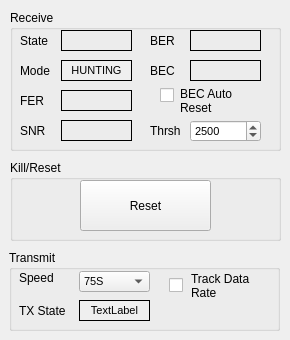
    <widget class="QWidget" name="tabModem">
     <attribute name="title">
      <string>Modem</string>
     </attribute>
     <widget class="QGroupBox" name="groupBox_8">
      <property name="geometry">
       <rect>
        <x>9</x>
        <y>250</y>
        <width>271</width>
        <height>81</height>
       </rect>
      </property>
      <property name="title">
       <string>Transmit</string>
      </property>
      <widget class="QCheckBox" name="checkBoxEnableMATCHDR">
       <property name="geometry">
        <rect>
         <x>160</x>
         <y>20</y>
         <width>16</width>
         <height>31</height>
        </rect>
       </property>
       <property name="toolTip">
        <string>MastchDR (Match Data Rate).  If checked, will set the 
Transmit data rate to that of the last received message.

Typically used by message centers, MatchDR causes the 
message center to respond at the same data rate that 
the connecting station chose.  This permits the exchange to 
be handled at a data rate suitable for band conditions between 
the stations, based on the connecting station's choice.

Note: When MatchDR is checked, the speed.interleave setting
in NOSS is ignored.    </string>
       </property>
       <property name="layoutDirection">
        <enum>Qt::LayoutDirection::LeftToRight</enum>
       </property>
       <property name="autoFillBackground">
        <bool>false</bool>
       </property>
       <property name="text">
        <string/>
       </property>
      </widget>
      <widget class="QComboBox" name="comboBoxSpeedInterleave">
       <property name="geometry">
        <rect>
         <x>70</x>
         <y>21</y>
         <width>71</width>
         <height>21</height>
        </rect>
       </property>
       <property name="font">
        <font>
         <family>Arial</family>
         <pointsize>8</pointsize>
        </font>
       </property>
       <item>
        <property name="text">
         <string>75S</string>
        </property>
       </item>
       <item>
        <property name="text">
         <string>75L</string>
        </property>
       </item>
       <item>
        <property name="text">
         <string>150S</string>
        </property>
       </item>
       <item>
        <property name="text">
         <string>150L</string>
        </property>
       </item>
       <item>
        <property name="text">
         <string>300S</string>
        </property>
       </item>
       <item>
        <property name="text">
         <string>300L</string>
        </property>
       </item>
       <item>
        <property name="text">
         <string>600S</string>
        </property>
       </item>
       <item>
        <property name="text">
         <string>600L</string>
        </property>
       </item>
       <item>
        <property name="text">
         <string>1200S</string>
        </property>
       </item>
       <item>
        <property name="text">
         <string>1200L</string>
        </property>
       </item>
       <item>
        <property name="text">
         <string>2400S</string>
        </property>
       </item>
       <item>
        <property name="text">
         <string>2400L</string>
        </property>
       </item>
       <item>
        <property name="text">
         <string>N/A</string>
        </property>
       </item>
       <item>
        <property name="text">
         <string>N/A</string>
        </property>
       </item>
       <item>
        <property name="text">
         <string>N/A</string>
        </property>
       </item>
       <item>
        <property name="text">
         <string>N/A</string>
        </property>
       </item>
       <item>
        <property name="text">
         <string>N/A</string>
        </property>
       </item>
       <item>
        <property name="text">
         <string>4800U</string>
        </property>
       </item>
      </widget>
      <widget class="QLabel" name="label_12">
       <property name="geometry">
        <rect>
         <x>10</x>
         <y>20</y>
         <width>37</width>
         <height>16</height>
        </rect>
       </property>
       <property name="text">
        <string>Speed</string>
       </property>
      </widget>
      <widget class="QLabel" name="labelTransmitState">
       <property name="geometry">
        <rect>
         <x>70</x>
         <y>50</y>
         <width>71</width>
         <height>21</height>
        </rect>
       </property>
       <property name="font">
        <font>
         <family>Arial</family>
         <pointsize>8</pointsize>
        </font>
       </property>
       <property name="autoFillBackground">
        <bool>true</bool>
       </property>
       <property name="frameShape">
        <enum>QFrame::Shape::Box</enum>
       </property>
       <property name="text">
        <string>TextLabel</string>
       </property>
       <property name="alignment">
        <set>Qt::AlignmentFlag::AlignCenter</set>
       </property>
      </widget>
      <widget class="QLabel" name="label_6">
       <property name="geometry">
        <rect>
         <x>10</x>
         <y>50</y>
         <width>51</width>
         <height>21</height>
        </rect>
       </property>
       <property name="text">
        <string>TX State</string>
       </property>
       <property name="alignment">
        <set>Qt::AlignmentFlag::AlignLeading|Qt::AlignmentFlag::AlignLeft|Qt::AlignmentFlag::AlignVCenter</set>
       </property>
      </widget>
      <widget class="QLabel" name="label_5">
       <property name="geometry">
        <rect>
         <x>182</x>
         <y>10</y>
         <width>81</width>
         <height>51</height>
        </rect>
       </property>
       <property name="text">
        <string>Track Data
Rate</string>
       </property>
       <property name="alignment">
        <set>Qt::AlignmentFlag::AlignLeading|Qt::AlignmentFlag::AlignLeft|Qt::AlignmentFlag::AlignVCenter</set>
       </property>
      </widget>
     </widget>
     <widget class="QGroupBox" name="groupBox">
      <property name="geometry">
       <rect>
        <x>10</x>
        <y>160</y>
        <width>271</width>
        <height>81</height>
       </rect>
      </property>
      <property name="title">
       <string>Kill/Reset</string>
      </property>
      <widget class="QPushButton" name="pushButtonResetRx">
       <property name="geometry">
        <rect>
         <x>70</x>
         <y>20</y>
         <width>131</width>
         <height>51</height>
        </rect>
       </property>
       <property name="text">
        <string>Reset</string>
       </property>
      </widget>
     </widget>
     <widget class="QGroupBox" name="groupBoxStatus">
      <property name="geometry">
       <rect>
        <x>10</x>
        <y>10</y>
        <width>271</width>
        <height>141</height>
       </rect>
      </property>
      <property name="font">
       <font>
        <family>Arial</family>
        <pointsize>9</pointsize>
       </font>
      </property>
      <property name="title">
       <string>Receive</string>
      </property>
      <widget class="QLabel" name="labelReceiveState">
       <property name="geometry">
        <rect>
         <x>51</x>
         <y>20</y>
         <width>71</width>
         <height>21</height>
        </rect>
       </property>
       <property name="font">
        <font>
         <family>Arial</family>
         <pointsize>8</pointsize>
        </font>
       </property>
       <property name="frameShape">
        <enum>QFrame::Shape::Box</enum>
       </property>
       <property name="text">
        <string/>
       </property>
       <property name="alignment">
        <set>Qt::AlignmentFlag::AlignCenter</set>
       </property>
      </widget>
      <widget class="QLabel" name="label_14">
       <property name="geometry">
        <rect>
         <x>10</x>
         <y>20</y>
         <width>41</width>
         <height>21</height>
        </rect>
       </property>
       <property name="font">
        <font>
         <family>Arial</family>
         <pointsize>9</pointsize>
        </font>
       </property>
       <property name="text">
        <string>State</string>
       </property>
      </widget>
      <widget class="QLabel" name="labelReceiveMode">
       <property name="geometry">
        <rect>
         <x>51</x>
         <y>50</y>
         <width>71</width>
         <height>21</height>
        </rect>
       </property>
       <property name="font">
        <font>
         <family>Arial</family>
         <pointsize>8</pointsize>
        </font>
       </property>
       <property name="autoFillBackground">
        <bool>true</bool>
       </property>
       <property name="frameShape">
        <enum>QFrame::Shape::Box</enum>
       </property>
       <property name="text">
        <string>HUNTING</string>
       </property>
       <property name="alignment">
        <set>Qt::AlignmentFlag::AlignCenter</set>
       </property>
      </widget>
      <widget class="QLabel" name="label_9">
       <property name="geometry">
        <rect>
         <x>10</x>
         <y>50</y>
         <width>41</width>
         <height>21</height>
        </rect>
       </property>
       <property name="text">
        <string>Mode</string>
       </property>
      </widget>
      <widget class="QLabel" name="labelFER">
       <property name="geometry">
        <rect>
         <x>51</x>
         <y>80</y>
         <width>71</width>
         <height>21</height>
        </rect>
       </property>
       <property name="font">
        <font>
         <family>Arial</family>
         <pointsize>8</pointsize>
        </font>
       </property>
       <property name="frameShape">
        <enum>QFrame::Shape::Box</enum>
       </property>
       <property name="text">
        <string/>
       </property>
       <property name="alignment">
        <set>Qt::AlignmentFlag::AlignCenter</set>
       </property>
      </widget>
      <widget class="QLabel" name="label_7">
       <property name="geometry">
        <rect>
         <x>10</x>
         <y>80</y>
         <width>41</width>
         <height>21</height>
        </rect>
       </property>
       <property name="text">
        <string>FER</string>
       </property>
      </widget>
      <widget class="QLabel" name="labelSNR">
       <property name="geometry">
        <rect>
         <x>51</x>
         <y>110</y>
         <width>71</width>
         <height>21</height>
        </rect>
       </property>
       <property name="font">
        <font>
         <family>Arial</family>
         <pointsize>8</pointsize>
        </font>
       </property>
       <property name="frameShape">
        <enum>QFrame::Shape::Box</enum>
       </property>
       <property name="alignment">
        <set>Qt::AlignmentFlag::AlignCenter</set>
       </property>
      </widget>
      <widget class="QLabel" name="label_8">
       <property name="geometry">
        <rect>
         <x>10</x>
         <y>110</y>
         <width>41</width>
         <height>21</height>
        </rect>
       </property>
       <property name="text">
        <string>SNR</string>
       </property>
      </widget>
      <widget class="QLabel" name="labelBEC">
       <property name="geometry">
        <rect>
         <x>180</x>
         <y>50</y>
         <width>71</width>
         <height>21</height>
        </rect>
       </property>
       <property name="font">
        <font>
         <family>Arial</family>
         <pointsize>8</pointsize>
        </font>
       </property>
       <property name="frameShape">
        <enum>QFrame::Shape::Box</enum>
       </property>
       <property name="alignment">
        <set>Qt::AlignmentFlag::AlignCenter</set>
       </property>
      </widget>
      <widget class="QLabel" name="label_2">
       <property name="geometry">
        <rect>
         <x>140</x>
         <y>110</y>
         <width>41</width>
         <height>21</height>
        </rect>
       </property>
       <property name="text">
        <string>Thrsh</string>
       </property>
       <property name="alignment">
        <set>Qt::AlignmentFlag::AlignLeading|Qt::AlignmentFlag::AlignLeft|Qt::AlignmentFlag::AlignVCenter</set>
       </property>
      </widget>
      <widget class="QCheckBox" name="checkBoxBECAutoReset">
       <property name="geometry">
        <rect>
         <x>150</x>
         <y>70</y>
         <width>16</width>
         <height>31</height>
        </rect>
       </property>
       <property name="layoutDirection">
        <enum>Qt::LayoutDirection::LeftToRight</enum>
       </property>
       <property name="text">
        <string/>
       </property>
      </widget>
      <widget class="QLabel" name="label">
       <property name="geometry">
        <rect>
         <x>140</x>
         <y>20</y>
         <width>41</width>
         <height>21</height>
        </rect>
       </property>
       <property name="font">
        <font>
         <family>Arial</family>
         <pointsize>9</pointsize>
        </font>
       </property>
       <property name="text">
        <string>BER</string>
       </property>
       <property name="alignment">
        <set>Qt::AlignmentFlag::AlignLeading|Qt::AlignmentFlag::AlignLeft|Qt::AlignmentFlag::AlignVCenter</set>
       </property>
      </widget>
      <widget class="QLabel" name="labelBec">
       <property name="geometry">
        <rect>
         <x>140</x>
         <y>50</y>
         <width>41</width>
         <height>21</height>
        </rect>
       </property>
       <property name="text">
        <string>BEC</string>
       </property>
       <property name="alignment">
        <set>Qt::AlignmentFlag::AlignLeading|Qt::AlignmentFlag::AlignLeft|Qt::AlignmentFlag::AlignVCenter</set>
       </property>
      </widget>
      <widget class="QLabel" name="labelBER">
       <property name="geometry">
        <rect>
         <x>180</x>
         <y>20</y>
         <width>71</width>
         <height>21</height>
        </rect>
       </property>
       <property name="font">
        <font>
         <family>Arial</family>
         <pointsize>8</pointsize>
        </font>
       </property>
       <property name="frameShape">
        <enum>QFrame::Shape::Box</enum>
       </property>
       <property name="alignment">
        <set>Qt::AlignmentFlag::AlignCenter</set>
       </property>
      </widget>
      <widget class="QSpinBox" name="spinBoxBECThreshold">
       <property name="geometry">
        <rect>
         <x>180</x>
         <y>110</y>
         <width>71</width>
         <height>22</height>
        </rect>
       </property>
       <property name="font">
        <font>
         <family>Arial</family>
         <pointsize>8</pointsize>
        </font>
       </property>
       <property name="minimum">
        <number>500</number>
       </property>
       <property name="maximum">
        <number>5000</number>
       </property>
       <property name="value">
        <number>2500</number>
       </property>
      </widget>
      <widget class="QLabel" name="label_10">
       <property name="geometry">
        <rect>
         <x>170</x>
         <y>70</y>
         <width>81</width>
         <height>41</height>
        </rect>
       </property>
       <property name="font">
        <font>
         <family>Arial</family>
         <pointsize>9</pointsize>
        </font>
       </property>
       <property name="text">
        <string>BEC Auto
Reset</string>
       </property>
      </widget>
      <zorder>labelReceiveState</zorder>
      <zorder>label_14</zorder>
      <zorder>labelReceiveMode</zorder>
      <zorder>label_9</zorder>
      <zorder>labelFER</zorder>
      <zorder>label_7</zorder>
      <zorder>labelSNR</zorder>
      <zorder>label_8</zorder>
      <zorder>label_2</zorder>
      <zorder>checkBoxBECAutoReset</zorder>
      <zorder>label</zorder>
      <zorder>labelBec</zorder>
      <zorder>labelBER</zorder>
      <zorder>label_10</zorder>
      <zorder>labelBEC</zorder>
      <zorder>spinBoxBECThreshold</zorder>
     </widget>
    </widget>
